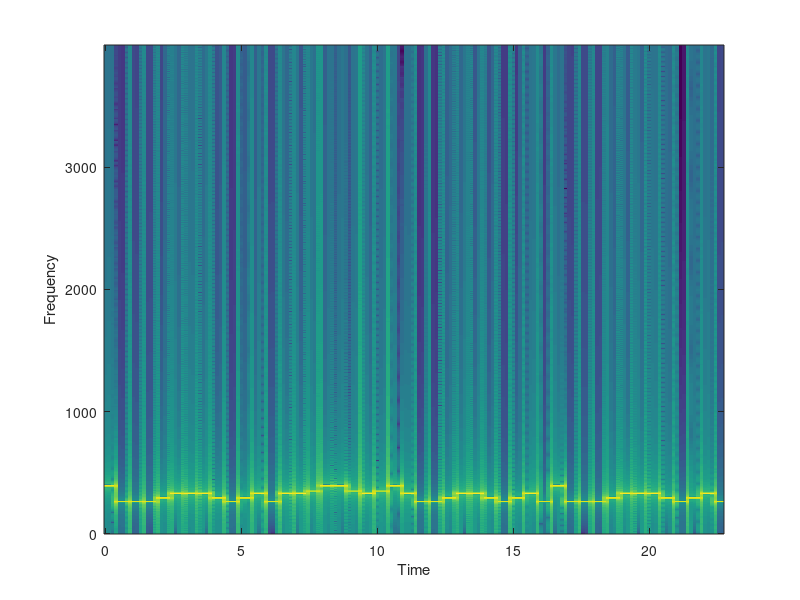
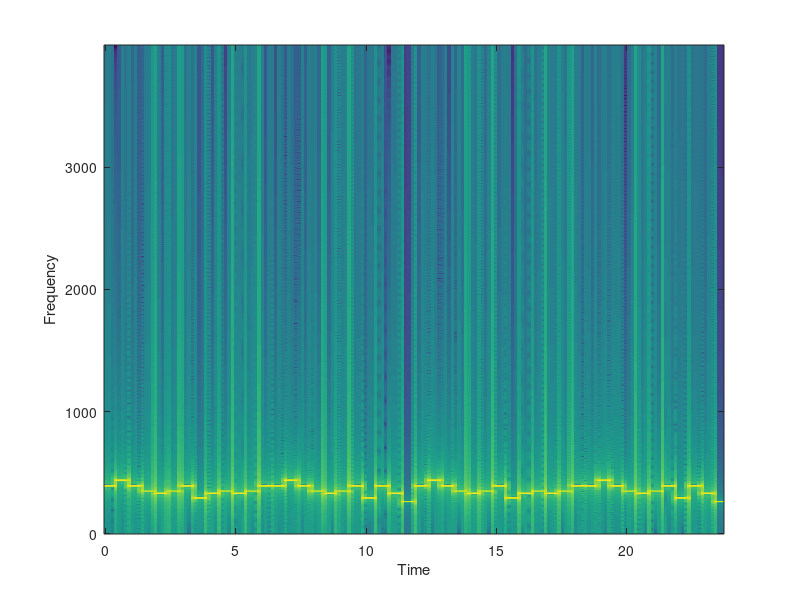

Source code (MATLAB) for these figures, in order:
%%%%%%%%%%%%%%%%%%%%%%%%%%%%%%%%%%%%%%%%%%%%%%%%%%%%%%%%%%%%%%%%%%%%%%%%%%%
% Cleaning
%%%%%%%%%%%%%%%%%%%%%%%%%%%%%%%%%%%%%%%%%%%%%%%%%%%%%%%%%%%%%%%%%%%%%%%%%%%

clear all, close all, home

%%%%%%%%%%%%%%%%%%%%%%%%%%%%%%%%%%%%%%%%%%%%%%%%%%%%%%%%%%%%%%%%%%%%%%%%%%%
% Defining Notes
%%%%%%%%%%%%%%%%%%%%%%%%%%%%%%%%%%%%%%%%%%%%%%%%%%%%%%%%%%%%%%%%%%%%%%%%%%%

%Defining the notes
note=@(f)cos(2*pi*f.*[0:1/8000:0.5]);

%Freq of the 4th note in each octave in Hz
C=note(261.63);
Cs=note(277.18);
D=note(293.66);
Ds=note(311.13);
E=note(329.63);
F=note(349.23);
Fs=note(369.99);
G=note(392);
Gs=note(415.3);
A=note(440);
As=note(466.16);
B=note(493.88);

%Power spectral density computation function
P=@(note)periodogram(note,hamming(length(note)),length(note),8000,'power');

%%%%%%%%%%%%%%%%%%%%%%%%%%%%%%%%%%%%%%%%%%%%%%%%%%%%%%%%%%%%%%%%%%%%%%%%%%%
% Question 1
%%%%%%%%%%%%%%%%%%%%%%%%%%%%%%%%%%%%%%%%%%%%%%%%%%%%%%%%%%%%%%%%%%%%%%%%%%%
song_Spider=[G,C,C,C,D,E,E,E,D,C,D,E,C,E,E,F,G,G,F,E,F,G,E,C,C,D,E,E,D,C,...
    D,E,C,G,C,C,C,D,E,E,E,D,C,D,E,C];

%Spider Plot
figure
specgram(song_Spider,2048,8000,hamming(2048),1024);

%%%%%%%%%%%%%%%%%%%%%%%%%%%%%%%%%%%%%%%%%%%%%%%%%%%%%%%%%%%%%%%%%%%%%%%%%%%
% Question 2
%%%%%%%%%%%%%%%%%%%%%%%%%%%%%%%%%%%%%%%%%%%%%%%%%%%%%%%%%%%%%%%%%%%%%%%%%%%
song_Bridge=[G,A,G,F,E,F,G,D,E,F,E,F,G,G,A,G,F,E,F,G,D,G,E,C,G,A,G,F,E,F,...
    G,D,E,F,E,F,G,G,A,G,F,E,F,G,D,G,E,C];

%Bridge Plot
figure
specgram(song_Bridge,2048,8000,hamming(2048),1024);